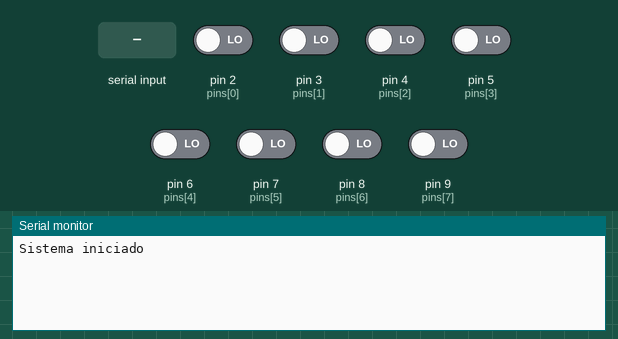
Bench run of a sketch on a simulated Arduino Uno, built with avr-gcc and run on an emulated ATmega328P. Parts: the last lines printed to the serial monitor. The inputs (shaded band) are chosen by the test bench; at power-on: pin 2 (pins[0]), pin 3 (pins[1]), pin 4 (pins[2]), pin 5 (pins[3]), pin 6 (pins[4]), pin 7 (pins[5]), pin 8 (pins[6]), pin 9 (pins[7]) LOW.

Above: at 1.2 s.
1.3 s: pin 2 (pins[0]) driven HIGH
At 1.42 s:
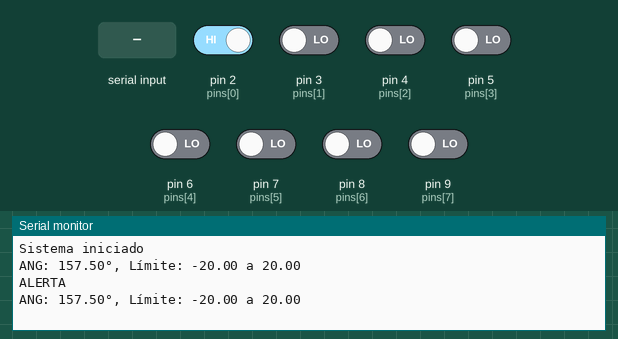
2.8 s: "MIN:\n" received over Serial
At 2.85 s:
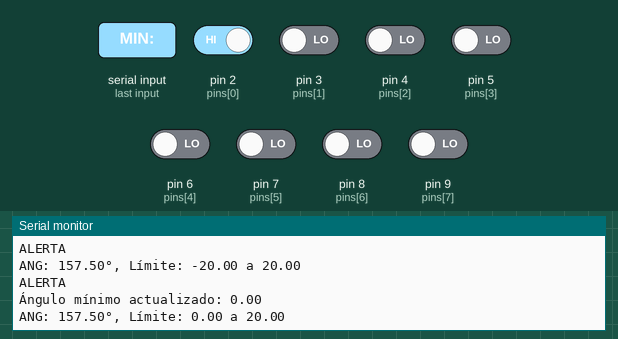
4.3 s: "MAX:\n" received over Serial
At 4.39 s:
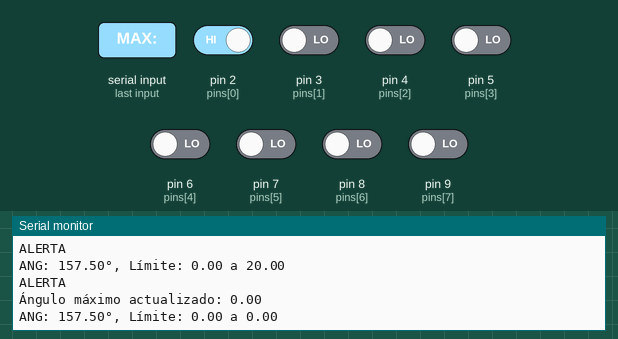
5.8 s: "90,45\n" received over Serial
At 5.82 s:
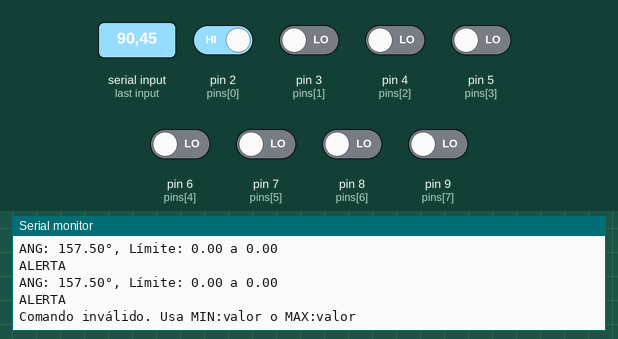
7.3 s: pin 3 (pins[1]) driven HIGH
At 7.36 s:
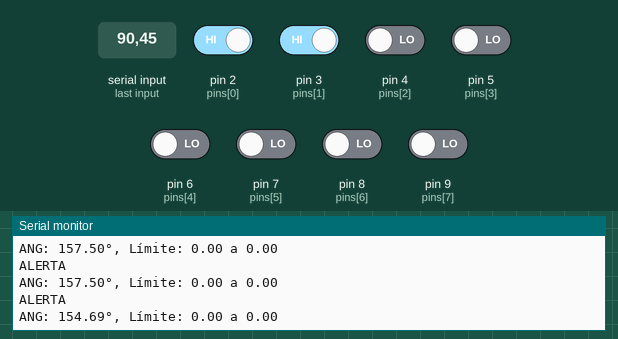
8.8 s: pin 4 (pins[2]) driven HIGH
At 8.9 s:
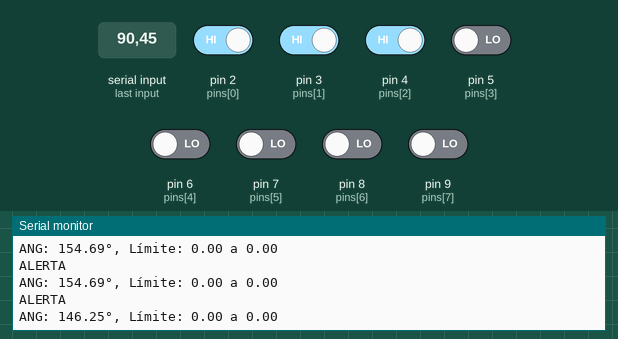
Timing chart, 0 to 11.3 s (numbered marks = the images above; inputs shaded):
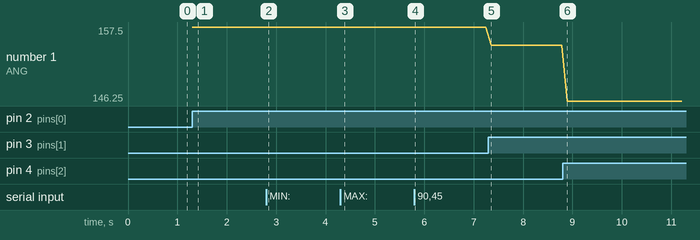

The sketch:

master.ino
```cpp
/*******************************************************************************
  * @alumno         : Roberto Aguilar
 * @materia        : Cómputo Autónomo
  * @version        : 1.0
  * @date           : 08/05/25
  * @details        : Este código implementa un sistema de monitoreo y control de
  *                   posición basado en un encoder de 8 bits y un sistema de
  *                   alertas para mantener la barra en una posición deseada.
  *
  *                   - Lectura de señales de un encoder rotatorio (8 pines de entrada)
  *                   - Cálculo de ángulo de posición basado en una tabla predefinida
  *                   - Establecimiento de límites de ángulo mínimo y máximo
  *                   - Comunicación serial para recibir comandos de actualización de límites
  *                   - Envío de alertas cuando la posición se sale de los límites
  *                   - Uso de SoftwareSerial para comunicación con dispositivo esclavo
  *
  ******************************************************************************/

#include <SoftwareSerial.h>  // Incluye la librería para comunicación serial por SoftwareSerial

const int pins[8] = {2, 3, 4, 5, 6, 7, 8, 9};  // Definición de los pines de entrada para el encoder
const float ANGLE_RES = 360.0 / 128.0;  // Resolución del ángulo (360° dividido por 128 posiciones)

float ANGLE_MIN = -20.0;  // Ángulo mínimo predeterminado
float ANGLE_MAX = 20.0;   // Ángulo máximo predeterminado

SoftwareSerial alertaSerial(10, 11);  // Configura el puerto serial para la comunicación con un dispositivo esclavo (RX, TX)

const int acetab[128] = {  // Tabla predefinida con códigos de posición del encoder
  127, 63, 62, 58, 56, 184, 152, 24, 8, 72, 73, 77, 79, 15, 47, 175,
  191, 159, 31, 29, 28, 92, 76, 12, 4, 36, 164, 166, 167, 135, 151, 215,
  223, 207, 143, 142, 14, 46, 38, 6, 2, 18, 82, 83, 211, 195, 203, 235,
  239, 231, 199, 71, 7, 23, 19, 3, 1, 9, 41, 169, 233, 225, 229, 245,
  247, 243, 227, 163, 131, 139, 137, 129, 128, 132, 148, 212, 244, 240, 242, 250,
  251, 249, 241, 209, 193, 197, 196, 192, 64, 66, 74, 106, 122, 120, 121, 125,
  253, 252, 248, 232, 224, 226, 98, 96, 32, 33, 37, 53, 61, 60, 188, 190,
  254, 126, 124, 116, 112, 113, 49, 48, 16, 144, 146, 154, 158, 30, 94, 95
};

void setup() {
  Serial.begin(115200);  // Inicializa la comunicación serial a 115200 baudios
  alertaSerial.begin(9600);  // Inicializa la comunicación serial con el dispositivo esclavo a 9600 baudios
  for (int i = 0; i < 8; i++) pinMode(pins[i], INPUT);  // Configura los pines de entrada para el encoder
  Serial.println("Sistema iniciado");  // Muestra mensaje de inicio en el monitor serial
}

void loop() {
  // Procesar comandos por Serial
  if (Serial.available()) {
    String input = Serial.readStringUntil('\n');  // Lee el comando del monitor serial
    input.trim();  // Elimina espacios en blanco al inicio y final
    procesarComando(input);  // Procesa el comando recibido
  }

  // Leer encoder y calcular ángulo
  uint8_t code = readEncoderCode();  // Lee el código del encoder
  int pos = findPosition(code);  // Busca la posición correspondiente al código del encoder
  if (pos == -1) return;  // Si no se encuentra la posición, se termina la función

  float angle = pos * ANGLE_RES;  // Calcula el ángulo en función de la posición
  if (angle > 180.0) angle -= 360.0;  // Ajusta el ángulo si es mayor a 180° (para mantenerlo entre -180° y 180°)

  // Imprime el ángulo calculado y los límites en el monitor serial
  Serial.print("ANG: ");
  Serial.print(angle, 2);
  Serial.print("°, Límite: ");
  Serial.print(ANGLE_MIN);
  Serial.print(" a ");
  Serial.println(ANGLE_MAX);

  // Verifica si el ángulo está fuera de los límites y envía alerta si es necesario
  if (angle < ANGLE_MIN || angle > ANGLE_MAX) {
    alertaSerial.println("ALERTA");  // Envia alerta al dispositivo esclavo
    Serial.println("ALERTA");  // Muestra alerta en el monitor serial
  }

  delay(100);  // Pausa de 100 ms antes de la siguiente lectura
}

void procesarComando(String comando) {
  // Procesa los comandos para actualizar los valores de ángulo mínimo y máximo
  if (comando.startsWith("MIN:")) {
    ANGLE_MIN = comando.substring(4).toFloat();  // Actualiza el ángulo mínimo
    Serial.print("Ángulo mínimo actualizado: ");
    Serial.println(ANGLE_MIN);
  } else if (comando.startsWith("MAX:")) {
    ANGLE_MAX = comando.substring(4).toFloat();  // Actualiza el ángulo máximo
    Serial.print("Ángulo máximo actualizado: ");
    Serial.println(ANGLE_MAX);
  } else {
    Serial.println("Comando inválido. Usa MIN:valor o MAX:valor");  // Muestra un mensaje de error si el comando no es válido
  }
}

uint8_t readEncoderCode() {
  uint8_t code = 0;
  for (int i = 0; i < 8; i++) {  // Lee el estado de los pines del encoder
    if (digitalRead(pins[i]) == HIGH) {  // Si el pin está alto, ajusta el código
      code |= (1 << i);  // Suma el valor del pin al código
    }
  }
  return code;  // Devuelve el código del encoder
}

int findPosition(uint8_t code) {
  for (int i = 0; i < 128; i++) {  // Busca la posición en la tabla acetab
    if (acetab[i] == code) return i;  // Si se encuentra el código, devuelve la posición
  }
  return -1;  // Si no se encuentra el código, devuelve -1
}
```

Measured:
- after the input at 1.3 s, the serial monitor: prints a new line at once (image 1)
- after the input at 2.8 s, the serial monitor: prints a new line at once (image 2)
- after the input at 4.3 s, the serial monitor: prints a new line after 0.09 s (image 3)
- after the input at 5.8 s, the serial monitor: prints a new line at once (image 4)
- after the input at 7.3 s, the serial monitor: prints a new line after 0.06 s (image 5)
- after the input at 8.8 s, the serial monitor: prints a new line after 0.10 s (image 6)
- plotted number 1: 157.5 → 154.69 after the input at 7.3 s, 154.69 → 146.25 after the input at 8.8 s
